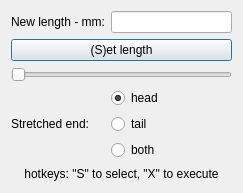
<?xml version="1.0" encoding="UTF-8"?>
<ui version="4.0">
 <class>Dialog</class>
 <widget class="QDialog" name="Dialog">
  <property name="geometry">
   <rect>
    <x>0</x>
    <y>0</y>
    <width>243</width>
    <height>193</height>
   </rect>
  </property>
  <property name="baseSize">
   <size>
    <width>200</width>
    <height>300</height>
   </size>
  </property>
  <property name="windowTitle">
   <string>Stretch</string>
  </property>
  <property name="sizeGripEnabled">
   <bool>false</bool>
  </property>
  <layout class="QGridLayout" name="gridLayout">
   <item row="2" column="0" colspan="3">
    <widget class="QPushButton" name="btn1">
     <property name="text">
      <string>(S)et length</string>
     </property>
    </widget>
   </item>
   <item row="6" column="1">
    <widget class="QRadioButton" name="both">
     <property name="text">
      <string>both</string>
     </property>
    </widget>
   </item>
   <item row="4" column="1">
    <widget class="QRadioButton" name="head">
     <property name="text">
      <string>head</string>
     </property>
     <property name="checked">
      <bool>true</bool>
     </property>
    </widget>
   </item>
   <item row="5" column="1">
    <widget class="QRadioButton" name="tail">
     <property name="text">
      <string>tail</string>
     </property>
    </widget>
   </item>
   <item row="0" column="0">
    <widget class="QLabel" name="label">
     <property name="text">
      <string>New length - mm:</string>
     </property>
     <property name="buddy">
      <cstring>edit1</cstring>
     </property>
    </widget>
   </item>
   <item row="0" column="1" colspan="2">
    <widget class="QLineEdit" name="edit1">
     <property name="text">
      <string/>
     </property>
     <property name="alignment">
      <set>Qt::AlignCenter</set>
     </property>
    </widget>
   </item>
   <item row="3" column="0" colspan="3">
    <widget class="QSlider" name="slider">
     <property name="orientation">
      <enum>Qt::Horizontal</enum>
     </property>
    </widget>
   </item>
   <item row="7" column="0" colspan="3">
    <widget class="QLabel" name="label_3">
     <property name="text">
      <string>hotkeys: &quot;S&quot; to select, &quot;X&quot; to execute</string>
     </property>
     <property name="alignment">
      <set>Qt::AlignCenter</set>
     </property>
    </widget>
   </item>
   <item row="4" column="0" rowspan="3">
    <widget class="QLabel" name="label_2">
     <property name="text">
      <string>Stretched end:</string>
     </property>
    </widget>
   </item>
  </layout>
 </widget>
 <tabstops>
  <tabstop>btn1</tabstop>
  <tabstop>edit1</tabstop>
  <tabstop>head</tabstop>
  <tabstop>slider</tabstop>
 </tabstops>
 <resources/>
 <connections/>
</ui>
